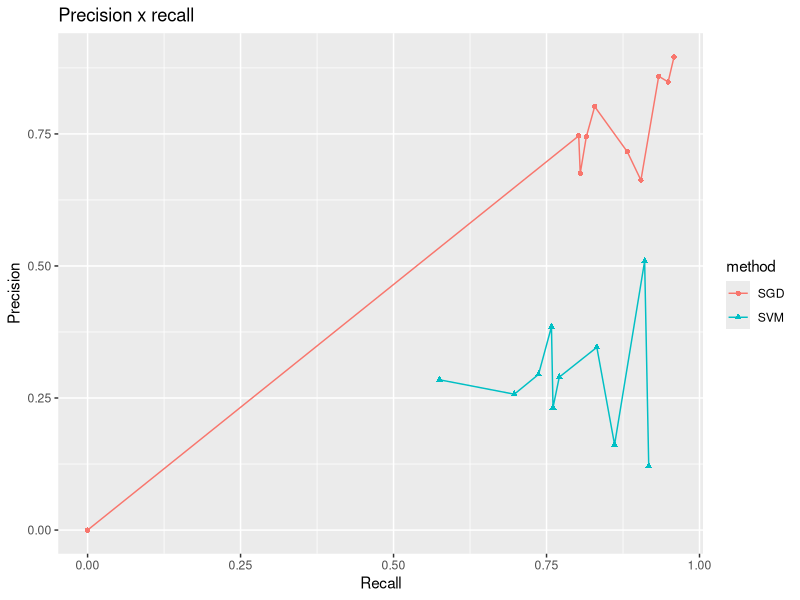

The R source for this figure:
#loading library
require("ggplot2")

# selecting the current directory
setwd("/Users/tassiovale/Dropbox/PhD Thesis/trace2vary/trace_recovery/results/")

# read csv file
data <- read.csv("2018-03-17_21h14m_output.csv")

chart <- ggplot(data=data, aes(x=recall, y=precision, group=method, colour=method)) +
    geom_line() +
    geom_point(aes(shape=method)) +
    ggtitle("Precision x recall") +
    labs(x="Recall", y="Precision") +
    scale_fill_discrete(name="IR method")

ggsave("2018-03-17_21h14m_precisionrecall_chart.eps")